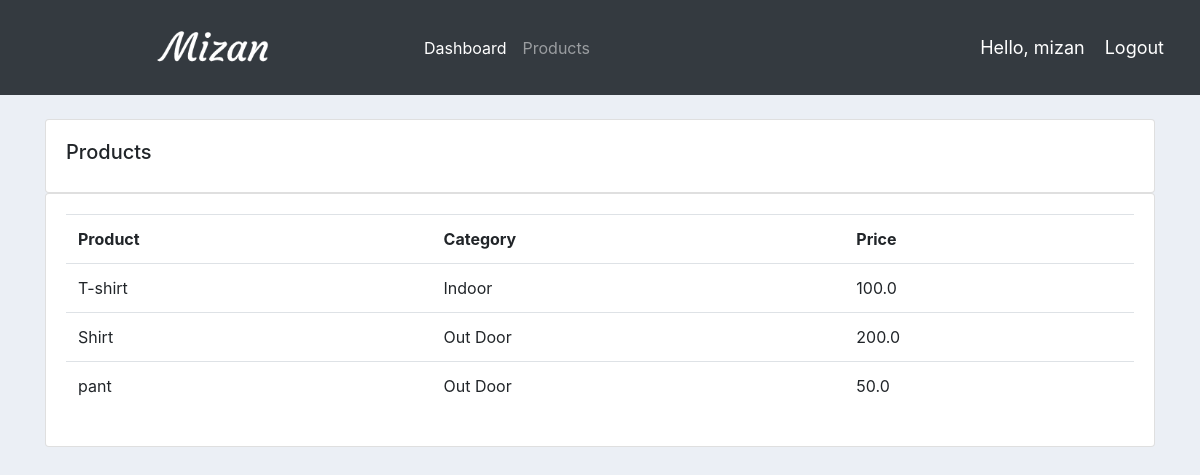
Screenshot of /products/ (signed in) with the database file from the repository.
### accounts/models.py (models this page shows, shortened)
class Product(models.Model):
	CATEGORY = (
			('Indoor', 'Indoor'),
			('Out Door', 'Out Door'),
			)
	name = models.CharField(max_length=200, null=True)
	price = models.FloatField(null=True)
	category = models.CharField(max_length=200, null=True, choices=CATEGORY)
	description = models.CharField(max_length=200, null=True)
	date_created = models.DateTimeField(auto_now_add=True, null=True)

### accounts/decorators.py (the view)
		def wrapper_func(request, *args, **kwargs):
			group = None
			if request.user.groups.exists():
				group = request.user.groups.all()[0].name
			if group in allowed_roles:
				return view_func(request, *args, **kwargs)
			else:
				return HttpResponse('You are not authorized to view this page')

### accounts/views.py (called while the page is built)
@login_required(login_url='/login/')
@allowed_users(allowed_roles=['admin'])
def products(request):
    product = Product.objects.all()
    context={'product':product}
    return render(request,'accounts/products.html', context)

### templates/accounts/products.html
{% extends 'accounts/main.html' %}
{% block content %}
<br>
		<div class="row">
			<div class="col-md">
				<div class="card card-body">
					<h5>Products</h5>
				</div>
				<div class="card card-body">
					<table class="table">
						<tr>
							<th>Product</th>
							<th>Category</th>
							<th>Price</th>
						</tr>
						{% for pro in product %}
						<tr>
							<td>{{ pro.name }}</td>
							<td>{{ pro.category }}</td>
							<td>{{ pro.price }}</td>
						</tr>
						{% endfor %}
					</table>
				</div>
			</div>
		</div>
{% endblock  %}

### templates/accounts/navbar.html (shortened to what this page needs)
 {% load static %}
 <nav class="navbar navbar-expand-lg navbar-dark bg-dark">
     <img src="{% static 'images/logo.png' %}" alt="">
    <div class="collapse navbar-collapse" id="navbarText">
      <ul class="navbar-nav mr-auto">
        {% if request.user.is_staff %}
        <li class="nav-item active">
          <a class="nav-link" href="{% url 'accounts:index' %}">Dashboard </a>
        </li>
        <li class="nav-item">
          <a class="nav-link" href="{% url 'accounts:products' %}">Products</a>
        </li>
        {% endif %}
      </ul>
    </div>
    <span class="hello-msg">Hello, {{request.user}}</span>
    <span ><a  class="hello-msg" href="{% url 'accounts:logout' %}">Logout</a></span>
  </nav>

### static/css/main.css (style rules this page uses)
body { background-color: #ebeff5; }

### templates/accounts/navbar.html (style rules this page uses)
.hello-msg { font-size: 18px; color: #fff; margin-right: 20px; }

### rows the page displays
Product: name "T-shirt", category "Indoor", price "100.0"
Product: name "Shirt", category "Out Door", price "200.0"
Product: name "pant", category "Out Door", price "50.0"

### other values shown
{{ request.user }} "mizan"
